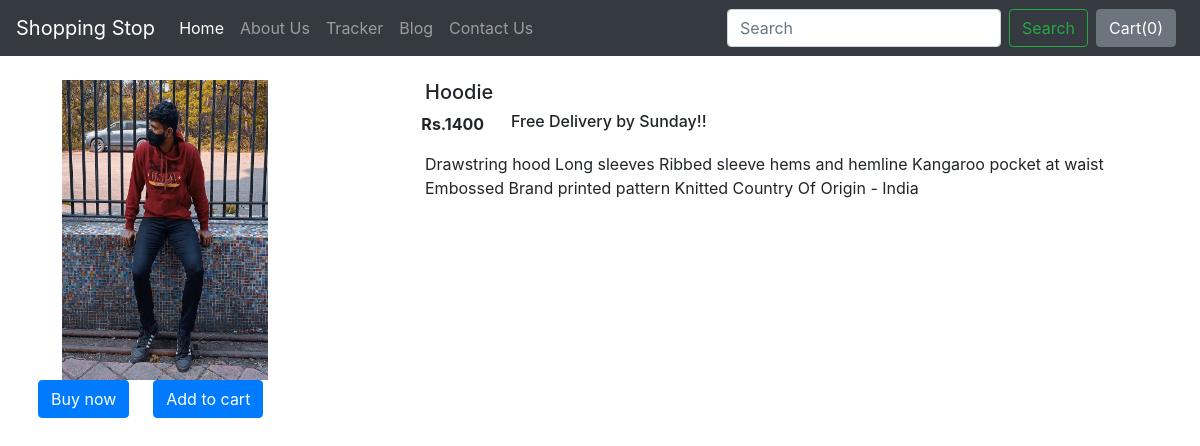
Screenshot of /shop/products/2 with the database file from the repository.
### shop/models.py (models this page shows, shortened)
class Product(models.Model):
    product_id=models.AutoField#hum chahte hai ki humare har product mai ek id ho
    product_name=models.CharField(max_length=30)#ye character length hai naam ka
    category=models.CharField(max_length=50,default="")
    subcategory=models.CharField(max_length=50,default="")
    price=models.IntegerField(default=0)
    desc=models.CharField(max_length=500)
    pub_date=models.DateField()
    image=models.ImageField(upload_to="shop/images",default="")

### shop/views.py (the view)
# urls.py: path('products/<int:myid>', views.productView, name='Productview'),
def productView(request, myid):
    product=Product.objects.filter(id=myid)
    return render(request,'shop/prodview.html',{'product': product[0]})

### shop/templates/shop/prodview.html (shortened to what this page needs)
{% extends 'shop/basic.html' %}
{% block body %}
<div class="container my-4">
    <div class="row">
    <div class="col-md-4">
    <div class="row">
        <img src="/media/{{product.image}}" width="270px" height="300px">
    </div>
    <div class="row">
        <button class="btn btn-primary mx-2">Buy now</button>
        <button class="btn btn-primary mx-3">Add to cart</button>
    </div>
    </div>
    <div class="col-md-8">
        <h5>{{product.product_name}}</h5>
        <div class="row">
        <p><b> &nbsp; &nbsp;Rs.{{product.price}}</b>
        &nbsp;  &nbsp;  &nbsp;<h6>Free Delivery by Sunday!! </h6></p>
        </div>
        <p>{{product.desc}}</p>
</div>
</div>
{% endblock %}

### rows the page displays
Product: image (picture), product_name "Hoodie", price "1400", desc "Drawstring hood Long sleeves Ribbed sleeve hems and hemline Kangaroo pocket at waist Embossed Brand printed pattern Knitted Country Of Origin - India"
